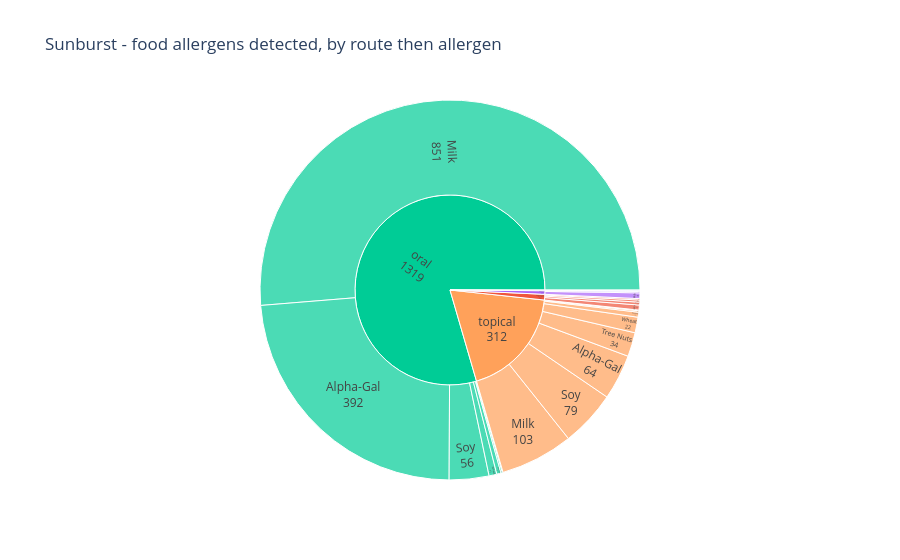

The code cell stored with this chart in its notebook:
### Markdown cell above
### Chart 5 ⭐ NEW-TO-COURSE METHOD — Sunburst: route then allergen
A **sunburst** is a set of nested rings you can click into: the inner ring is the route, and clicking it drills down to the allergens inside that route. This is **not** a method taught in SIADS 521, so it satisfies the "new method" requirement. It shows what a bar cannot: the *nested* structure (within oral pills, which allergens dominate).

### Code cell
rows = []
for rlabel, rcol in ROUTES.items():
    sub = df[df[rcol]]
    for aname, acol in ALLERGENS.items():
        cnt = int((sub[acol] == "Detected").sum())
        if cnt > 0:
            rows.append({"route": rlabel, "allergen": aname, "count": cnt})
sb = pd.DataFrame(rows)

fig = px.sunburst(sb, path=["route", "allergen"], values="count", color="route",
                  title="Sunburst - food allergens detected, by route then allergen")
fig.update_traces(textinfo="label+value")
fig.show()

### Figure 1 — Plotly figure (JSON) as saved in the notebook; plotly's stock layout.template omitted (floating-point values rounded to 4 significant figures)
{"data": [{"branchvalues": "total", "customdata": [["inhaled/nasal"], ["inhaled/nasal"], ["inhaled/nasal"], ["injectable"], ["injectable"], ["injectable"], ["injectable"], ["injectable"], ["oral"], ["oral"], ["oral"], ["oral"], ["oral"], ["oral"], ["oral"], ["oral"], ["other-local"], ["other-local"], ["other-local"], ["topical"], ["topical"], ["topical"], ["topical"], ["topical"], ["topical"], ["topical"], ["topical"], ["topical"]], "domain": {"x": [0, 1], "y": [0, 1]}, "hovertemplate": "labels=%{label}<br>count=%{value}<br>parent=%{parent}<br>id=%{id}<br>route=%{customdata[0]}<extra></extra>", "ids": ["inhaled/nasal/Milk", "inhaled/nasal/Wheat", "inhaled/nasal", "injectable/Milk", "injectable/Sesame", "injectable/Soy", "injectable/Alpha-Gal", "injectable", "oral/Milk", "oral/Eggs", "oral/Wheat", "oral/Tree Nuts", "oral/Peanuts", "oral/Soy", "oral/Alpha-Gal", "oral", "other-local/Milk", "other-local/Alpha-Gal", "other-local", "topical/Milk", "topical/Eggs", "topical/Wheat", "topical/Sesame", "topical/Tree Nuts", "topical/Peanuts", "topical/Soy", "topical/Alpha-Gal", "topical"], "labels": ["Milk", "Wheat", "inhaled/nasal", "Milk", "Sesame", "Soy", "Alpha-Gal", "injectable", "Milk", "Eggs", "Wheat", "Tree Nuts", "Peanuts", "Soy", "Alpha-Gal", "oral", "Milk", "Alpha-Gal", "other-local", "Milk", "Eggs", "Wheat", "Sesame", "Tree Nuts", "Peanuts", "Soy", "Alpha-Gal", "topical"], "marker": {"colors": ["#636efa", "#636efa", "#636efa", "#EF553B", "#EF553B", "#EF553B", "#EF553B", "#EF553B", "#00cc96", "#00cc96", "#00cc96", "#00cc96", "#00cc96", "#00cc96", "#00cc96", "#00cc96", "#ab63fa", "#ab63fa", "#ab63fa", "#FFA15A", "#FFA15A", "#FFA15A", "#FFA15A", "#FFA15A", "#FFA15A", "#FFA15A", "#FFA15A", "#FFA15A"]}, "name": "", "parents": ["inhaled/nasal", "inhaled/nasal", "", "injectable", "injectable", "injectable", "injectable", "", "oral", "oral", "oral", "oral", "oral", "oral", "oral", "", "other-local", "other-local", "", "topical", "topical", "topical", "topical", "topical", "topical", "topical", "topical", ""], "textinfo": "label+value", "type": "sunburst", "values": [1.0, 1.0, 2.0, 7.0, 2.0, 3.0, 4.0, 16.0, 851.0, 2.0, 11.0, 6.0, 1.0, 56.0, 392.0, 1319.0, 8.0, 2.0, 10.0, 103.0, 2.0, 22.0, 7.0, 34.0, 1.0, 79.0, 64.0, 312.0]}], "layout": {"legend": {"tracegroupgap": 0}, "title": {"text": "Sunburst - food allergens detected, by route then allergen"}}}
